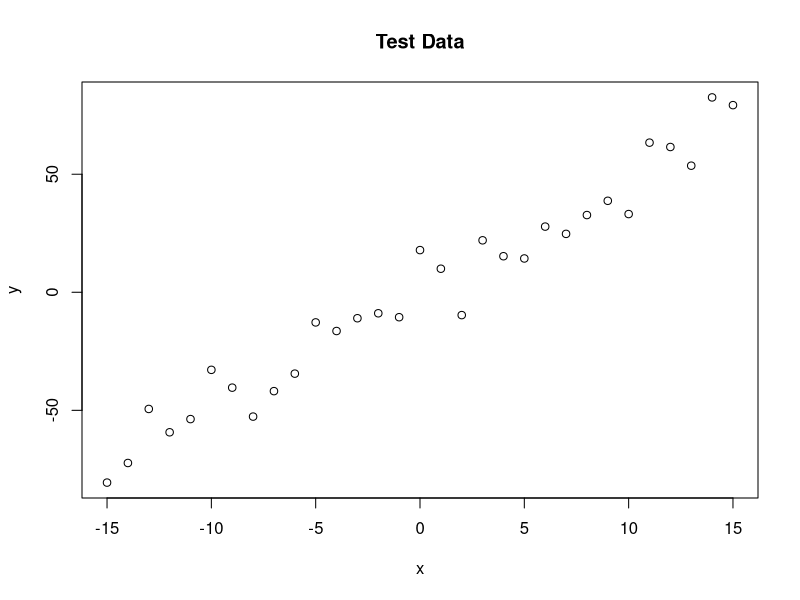
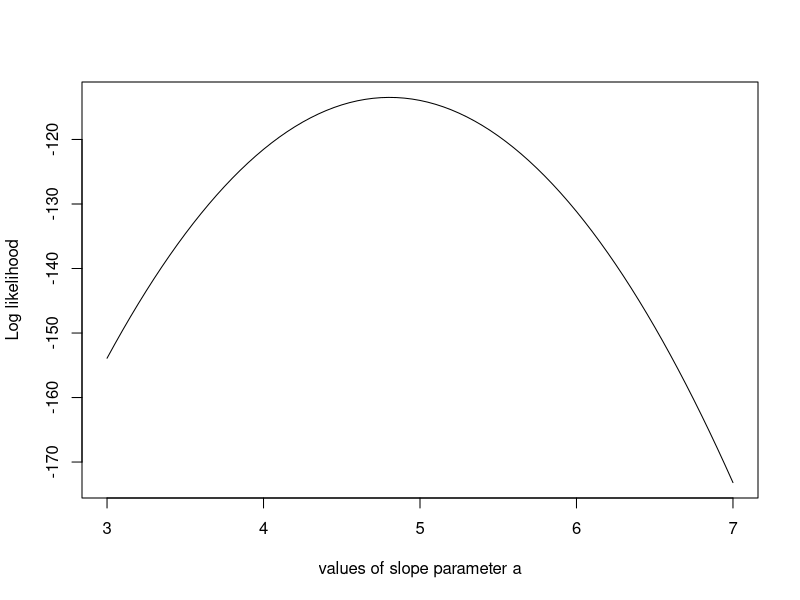
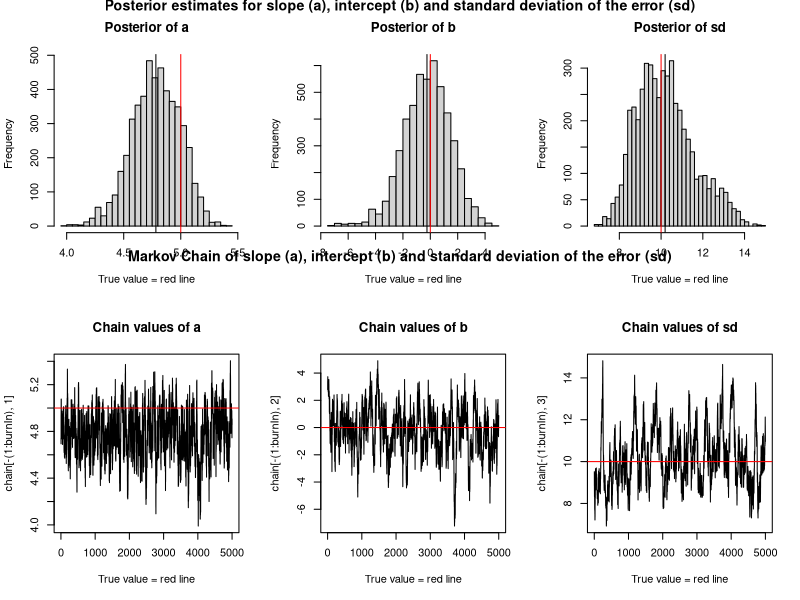

The R source for these figures, in order:
## ---- chunk 1
set.seed(123)
## ---- chunk 2
# This work is licensed under the Creative Commons Attribution-NonCommercial-ShareAlike 3.0 Unported License.
trueA <- 5
trueB <- 0
trueSd <- 10
sampleSize <- 31
 
# Create independent x-values
x <- (-(sampleSize-1)/2):((sampleSize-1)/2)
# Create dependent values according to ax + b + N(0,sd)
y <-  trueA * x + trueB + rnorm(n=sampleSize,mean=0,sd=trueSd)
 
# Plot data
plot(x,y, main="Test Data")
## ---- chunk 3
# Likelihood function
likelihood <- function(param){
    a = param[1]
    b = param[2]
    sd = param[3]
     
    pred = a*x + b
    singlelikelihoods = dnorm(y, mean = pred, sd = sd, log = T)
    sumll = sum(singlelikelihoods)
    return(sumll)  
}
 
# Example: plot the likelihood profile of the slope a
slopevalues <- function(x){return(likelihood(c(x, trueB, trueSd)))}
slopelikelihoods <- lapply(seq(3, 7, by=.05), slopevalues )
plot (seq(3, 7, by=.05), slopelikelihoods , type="l", xlab = "values of slope parameter a", ylab = "Log likelihood")
## ---- chunk 4
# Prior distribution
prior <- function(param){
    a = param[1]
    b = param[2]
    sd = param[3]
    aprior = dunif(a, min=0, max=10, log = T)
    bprior = dnorm(b, sd = 5, log = T)
    sdprior = dunif(sd, min=0, max=30, log = T)
    return(aprior+bprior+sdprior)
}
## ---- chunk 5
# Posterior function
posterior <- function(param){
   return (likelihood(param) + prior(param))
}
## ---- chunk 6
 ################ Metropolis algorithm ################
 proposalfunction <- function(param){
    return(rnorm(3,mean = param, sd= c(0.1,0.5,0.3)))
}
 
run_metropolis_MCMC <- function(startvalue, iterations){
    chain = array(dim = c(iterations+1,3))
    chain[1,] = startvalue
    for (i in 1:iterations){
        proposal = proposalfunction(chain[i,])
         
        probab = exp(posterior(proposal) - posterior(chain[i,]))
        if (runif(1) < probab){
            chain[i+1,] = proposal
        }else{
            chain[i+1,] = chain[i,]
        }
    }
    return(chain)
}
 
startvalue = c(4,0,10)
chain = run_metropolis_MCMC(startvalue, 10000)
 
burnIn = 5000
acceptance = 1-mean(duplicated(chain[-(1:burnIn),]))
## ---- chunk 7
 ################ Summary ################ 
par(mfrow = c(2,3))
hist(chain[-(1:burnIn),1],nclass=30, , main="Posterior of a", xlab="True value = red line" )
abline(v = mean(chain[-(1:burnIn),1]))
abline(v = trueA, col="red" )
hist(chain[-(1:burnIn),2],nclass=30, main="Posterior of b", xlab="True value = red line")
abline(v = mean(chain[-(1:burnIn),2]))
abline(v = trueB, col="red" )
hist(chain[-(1:burnIn),3],nclass=30, main="Posterior of sd", xlab="True value = red line")
abline(v = mean(chain[-(1:burnIn),3]) )
abline(v = trueSd, col="red" )
plot(chain[-(1:burnIn),1], type = "l", xlab="True value = red line" , main = "Chain values of a", )
abline(h = trueA, col="red" )
plot(chain[-(1:burnIn),2], type = "l", xlab="True value = red line" , main = "Chain values of b", )
abline(h = trueB, col="red" )
plot(chain[-(1:burnIn),3], type = "l", xlab="True value = red line" , main = "Chain values of sd", )
abline(h = trueSd, col="red" )
mtext("Posterior estimates for slope (a), intercept (b) and standard deviation of the error (sd)",font = 2, side = 3, line = -1, outer = TRUE, cex=0.85)
mtext("Markov Chain of slope (a), intercept (b) and standard deviation of the error (sd)", font = 2, side = 3, line = -20, outer = TRUE, cex=0.85)
 
# for comparison:
summary(lm(y~x))
